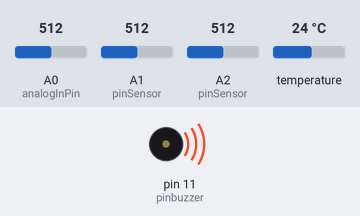
A sketch run on a simulated Arduino Uno, built with avr-gcc and run on an emulated ATmega328P. Parts: buzzer (waves = sounding, pin HIGH). The test bench sets the inputs (shaded band); at power-on: A1 (pinSensor) = 512, A2 (pinSensor) = 512, A0 (analogInPin) = 512, temperature 24 °C. No radio packets arrive unless stated.

Above: at 1.2 s.
1.3 s: A1 (pinSensor) set to 240
At 2.9 s:
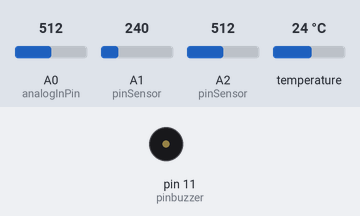
5.7 s: A2 (pinSensor) set to 257
9.2 s: A2 (pinSensor) set to 234
At 10.2 s:
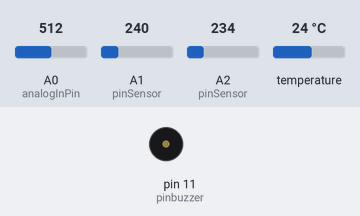
10.7 s: A2 (pinSensor) set to 260
At 14.9 s:
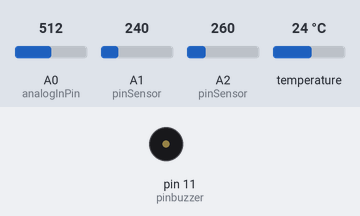
15.1 s: A2 (pinSensor) set to 240
At 15.9 s:
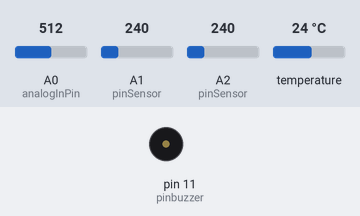
Timing chart, 0 to 17.6 s (numbered marks = the images above; inputs shaded):
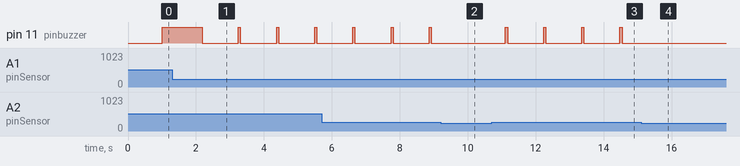

The sketch:

main_programm.ino
```cpp
#include <RH_ASK.h>
 //Include dependant SPI Library
#include <SPI.h>

// Create Amplitude Shift Keying Object
RH_ASK rf_driver;
#include <OneWire.h>
#include <DallasTemperature.h>
#define ONE_WIRE_BUS 8

OneWire oneWire(ONE_WIRE_BUS);
DallasTemperature sensors(&oneWire);


int read_mq7(void);
int read_mq2(void);
int read_ph(void);
int get_temperature(void);


void setup()
{
  Serial.begin(9600);
rf_driver.init(); // Initialize ASK Object

}

void loop() {
 int PH, Temperature ;
 int MQ7value,MQ2value;

  String transmit;
  String transmit_msg;

 PH = read_ph();
 transmit_msg=String(PH);
 transmit = "PH value " + PH;
 const char *msg_ph = transmit.c_str();
 rf_driver.send((uint8_t *)msg_ph, strlen(msg_ph));
 rf_driver.waitPacketSent();

 Temperature = get_temperature();
 transmit_msg=String(Temperature);
 transmit = "PH value " + Temperature;
const char  *msg_temperature = transmit.c_str();
 rf_driver.send((uint8_t *)msg_temperature, strlen(msg_temperature));
 rf_driver.waitPacketSent();

MQ7value = read_mq7();
  transmit_msg=String(MQ7value);
 transmit = "PH value " + MQ7value;
const char  *msg_mq7 = transmit.c_str();
 rf_driver.send((uint8_t *)msg_mq7, strlen(msg_mq7));
 rf_driver.waitPacketSent();


 MQ2value = read_mq2();
  transmit_msg = String(MQ2value);
 transmit = "PH value " + MQ2value;
const char  *msg_mq2 = transmit.c_str();
 rf_driver.send((uint8_t *)msg_mq2, strlen(msg_mq2));
 rf_driver.waitPacketSent();


}


//function decleration


//function difining
int read_ph(void)
{
  const int analogInPin = A0;
int sensorValue = 0;
unsigned long int avgValue;

int buf[10],temp;
for(int i=0;i<10;i++)
 {
  buf[i]=analogRead(analogInPin);
  delay(10);
 }for(int i=0;i<9;i++)
 {
  for(int j=i+1;j<10;j++)
  {
   if(buf[i]>buf[j])
   {
    temp=buf[i];
    buf[i]=buf[j];
    buf[j]=temp;
   }
  }
 }
 avgValue=0;
 for(int i=2;i<8;i++)
 avgValue+=buf[i];
 int pHVol=(float)avgValue*5.0/1024/6;
 int phValue = -5.70 * pHVol + 21.34;
 return phValue;
 delay(20);
}


//function defination
int get_temperature(void)
{
  int Celsius = 0;
  sensors.begin();
   sensors.requestTemperatures();
    Celsius = sensors.getTempCByIndex(0);
    return Celsius;
}


int read_mq7 (void)
{
int pinbuzzer = 11;
int threshold_level=2;
int pinSensor = A2;
int THRESHOLD = 250;
pinMode(pinbuzzer, OUTPUT);

pinMode(pinSensor, INPUT);
pinMode(threshold_level,INPUT);
int analogValue = analogRead(pinSensor);

digitalWrite(pinbuzzer, LOW);
if (analogValue >= THRESHOLD )
  digitalWrite(pinbuzzer,HIGH );
else
digitalWrite(pinbuzzer,LOW );
return analogValue ;
}


int read_mq2 (void)
{
int pinbuzzer = 11;
int thresholdlevel=1;
int pinSensor = A1;
int THRESHOLD = 250;
pinMode(pinbuzzer, OUTPUT);

pinMode(pinSensor, INPUT);
int analogValue = analogRead(pinSensor);

digitalWrite(pinbuzzer, LOW);
if (analogValue >= THRESHOLD )
  digitalWrite(pinbuzzer,HIGH );
else
digitalWrite(pinbuzzer,LOW );
return analogValue ;
}
```

Measured:
- the behaviour switches between 250 and 249 on A2 (pinSensor) (found by bisection; images 1 and 2)
- after the input at 1.3 s, pin 11 (pinbuzzer): alternates HIGH for 0.06 s and LOW for 1.1 s, starting after 0.89 s
- after the input at 9.2 s, pin 11 (pinbuzzer): stays LOW (without the input it goes to HIGH after 0.79 s)
- after the input at 10.7 s, pin 11 (pinbuzzer): alternates HIGH for 0.06 s and LOW for 1.1 s, starting after 0.41 s
- after the input at 15.1 s, pin 11 (pinbuzzer): stops changing and stays LOW
